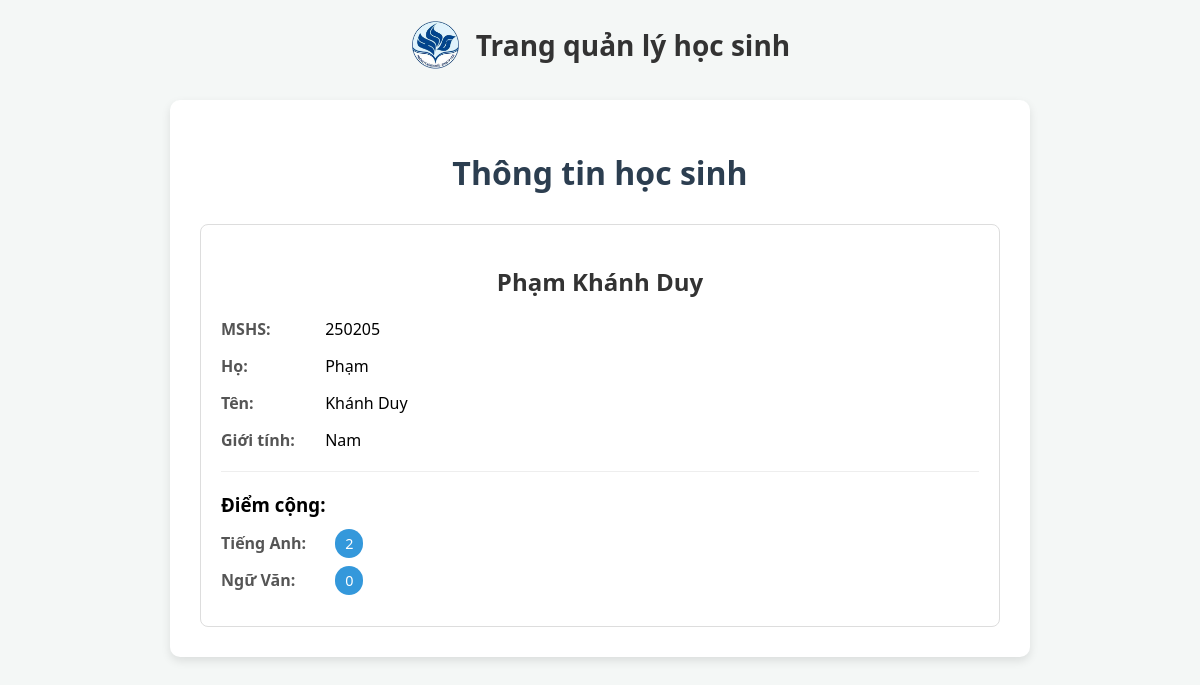
Before: /details/khanh-duy/ with the older database file.
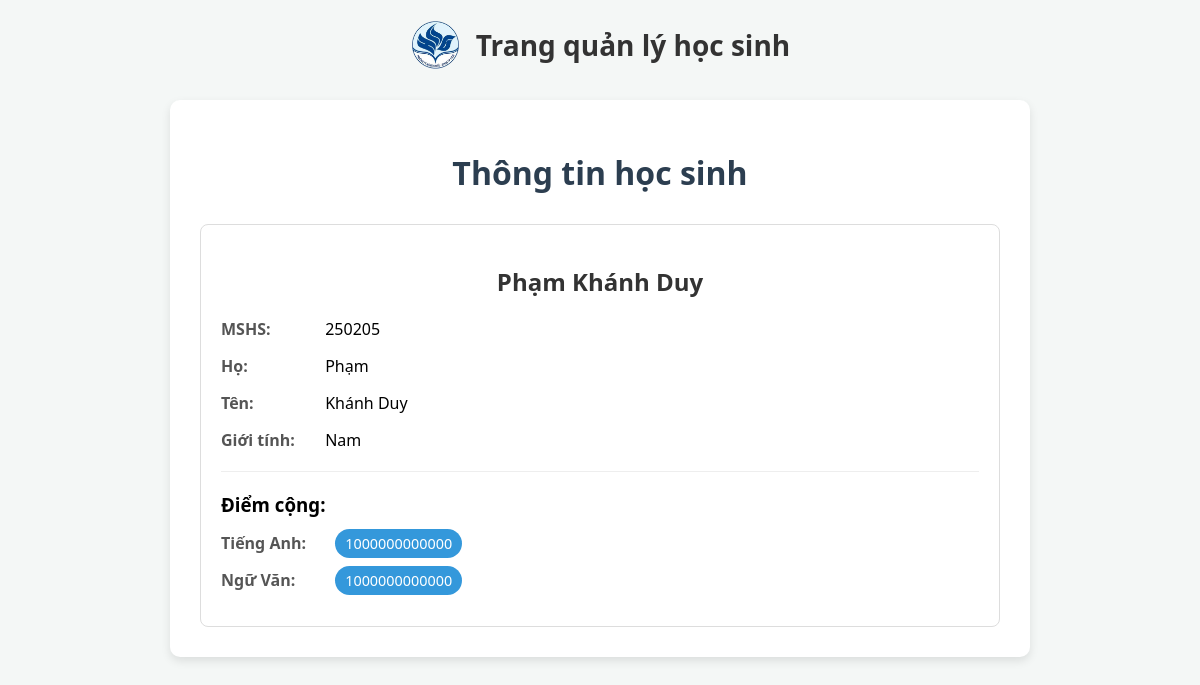
After: the same page with the newer database file.
### Member/models.py (models this page shows, shortened)
class Member(models.Model):
    ho = models.CharField(max_length=100, null=True, verbose_name='Họ')
    ten = models.CharField(max_length=100, null=True, verbose_name='Tên')
    student_id = models.IntegerField(max_length=6, unique=True, verbose_name='Mã số học sinh')
    diem_cong_anh = models.IntegerField(default=0, verbose_name='Điểm cộng Anh')
    diem_cong_van = models.IntegerField(default=0, verbose_name='Điểm cộng Văn')
    slug = models.SlugField(unique=True)
    class Gender(models.TextChoices):
        MALE = 'Nam', 'Nam' # Trai la cho database phai la hien thi trong admin
        FEMALE = 'Nữ', 'Nữ'
    gender = models.CharField(
        max_length=3,
        choices=Gender.choices,
        default=Gender.MALE,
        verbose_name='Giới tính'
    )

### Member/views.py (the view)
# urls.py: path('details/<slug:slug>/', views.member_detail, name='member_detail'),
def member_detail(request, slug):
    model = Member.objects.get(slug=slug)
    return render(request, 'details.html', {'x': model})

### Member/templates/details.html (shortened to what this page needs)
{% extends 'master.html' %}
{% load static %}
{% block cssfile %}
    <link rel="stylesheet" href="{% static 'style/details.css' %}">
{% endblock %}
{% block content %}
    <div class="container">
        <h1>Thông tin học sinh</h1>
        <div class="detail-card">
            <h2 style="text-align: center; color: #333;">{{x.ho}} {{x.ten}}</h2>
            <div class="info-row">
                <span class="label">MSHS:</span>
                <span>{{x.student_id}}</span>
            </div>
            <div class="info-row">
                <span class="label">Họ:</span>
                <span>{{x.ho}}</span>
            </div>
            <div class="info-row">
                <span class="label">Tên:</span>
                <span>{{x.ten}}</span>
            </div>
            <div class="info-row">
                <span class="label">Giới tính:</span>
                <span>{{x.gender}}</span>
            </div>
            <hr style="border: 0; border-top: 1px solid #eee; margin: 20px 0;">
            <h3 style="margin-bottom: 15px;">Điểm cộng:</h3>
            <div class="info-row">
                <span class="label">Tiếng Anh:</span>
                <span class="score-badge">{{x.diem_cong_anh}}</span>
            </div>
            <div class="info-row">
                <span class="label">Ngữ Văn:</span>
                <span class="score-badge">{{x.diem_cong_van}}</span>
            </div>
        </div>
    </div>
{% endblock %}

Changed rows visible on the page:
changed Member "Phạm": diem_cong_anh "2" → "1000000000000"; diem_cong_van "0" → "1000000000000"
